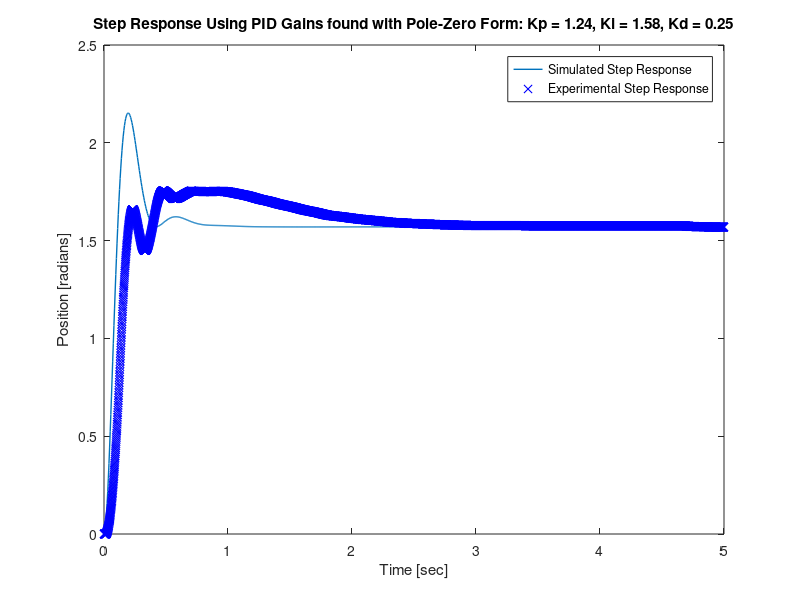
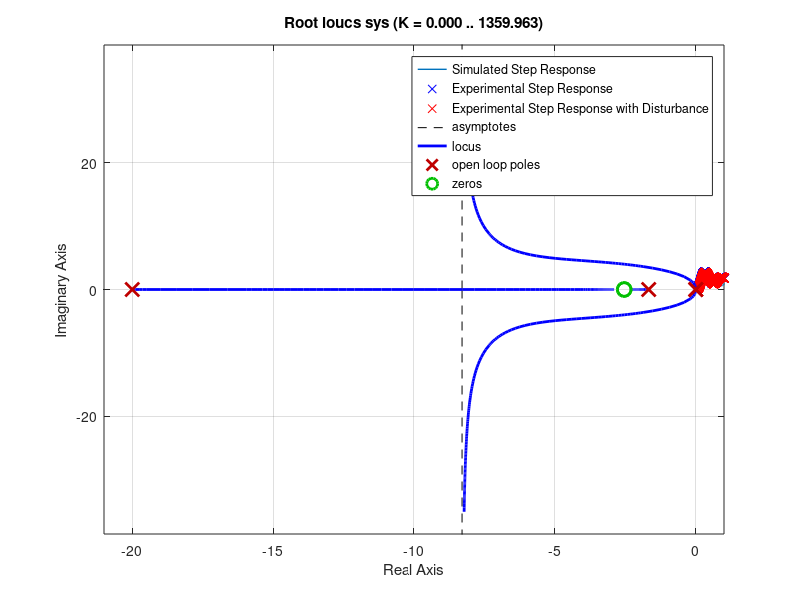

Recreate these plots in MATLAB, in order. (Note: this script raises an error after producing the figures.)
clear, clc, close all

sys = tf([1 5.08 6.4516], [1 21.67 33.4 0 0])

rlocus(sys)
%%
Gcl = feedback(sys*366.72,1)
t = linspace(0,5,1000);
u = ones(1,length(t)) * (pi/2);
[y,t] = lsim(Gcl,u,t)

plot(t,y)
xlabel("Time [sec]")
ylabel("Output")
title("Step Response of Step Magnitude 1.57 Radians")

step(sys)

%%


sys1 = tf([1500], [1 21.67 33.4 0])
feedback(sys1,1)



load("Lab_3_data.mat")
plot(t,y,"LineWidth",1)
hold on
plot(part3time,part3data,"bx")
xlabel("Time [sec]")
ylabel("Position [radians]")
title("Step Response Using PID Gains found with Pole-Zero Form: Kp = 1.24, Ki = 1.58, Kd = 0.25")
legend("Simulated Step Response","Experimental Step Response")

sys2 = tf([90 1152 2304],[1, 24.67 33.4 0 0])
gcl2 = feedback(sys2,1)
[y1,t1] = lsim(gcl2,u,t)
figure
plot(t1,y1, "LineWidth",1)
hold on
plot(part5time,part5data,"bx")
hold on
plot(part7time,part7data,"rx")
xlabel("Time [sec]")
ylabel("Position [radians]")
title("Step Repsonse Using PID Gains found with Ultimate Sensitivity Method: Kp = 0.77, Ki = 1.54, Kd = 0.06")
legend("Simulated Step Response","Experimental Step Response","Experimental Step Response with Disturbance")

rlocus(sys)
%%
plot(out.tout,out.simout.signals.values)
xlabel("Time [sec]")
ylabel("Output");
title("Marginal Stablitity Plot For Ultimate Sensitivity Method")
legend("K* = 0.48")
